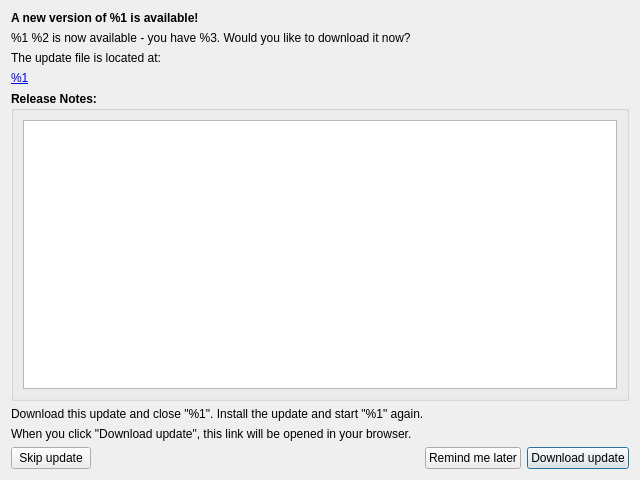
<?xml version="1.0" encoding="UTF-8"?>
<ui version="4.0">
 <class>FvUpdateWindow</class>
 <widget class="QWidget" name="FvUpdateWindow">
  <property name="windowModality">
   <enum>Qt::ApplicationModal</enum>
  </property>
  <property name="geometry">
   <rect>
    <x>0</x>
    <y>0</y>
    <width>640</width>
    <height>480</height>
   </rect>
  </property>
  <property name="windowTitle">
   <string>Software Update</string>
  </property>
  <property name="windowIcon">
   <iconset>
    <normaloff>:/images/autentapp2.iconset/icon_16x16.png</normaloff>:/images/autentapp2.iconset/icon_16x16.png</iconset>
  </property>
  <layout class="QHBoxLayout" name="horizontalLayout_6">
   <item>
    <layout class="QVBoxLayout" name="verticalLayout">
     <item>
      <widget class="QLabel" name="newVersionIsAvailableLabel">
       <property name="font">
        <font>
         <weight>75</weight>
         <bold>true</bold>
        </font>
       </property>
       <property name="focusPolicy">
        <enum>Qt::TabFocus</enum>
       </property>
       <property name="text">
        <string>A new version of %1 is available!</string>
       </property>
      </widget>
     </item>
     <item>
      <widget class="QLabel" name="wouldYouLikeToDownloadLabel">
       <property name="focusPolicy">
        <enum>Qt::TabFocus</enum>
       </property>
       <property name="text">
        <string>%1 %2 is now available - you have %3. Would you like to download it now?</string>
       </property>
      </widget>
     </item>
     <item>
      <widget class="QLabel" name="updateFileIsLocatedLabel">
       <property name="focusPolicy">
        <enum>Qt::TabFocus</enum>
       </property>
       <property name="text">
        <string>The update file is located at:</string>
       </property>
      </widget>
     </item>
     <item>
      <widget class="QLabel" name="updateFileLinkLabel">
       <property name="focusPolicy">
        <enum>Qt::TabFocus</enum>
       </property>
       <property name="text">
        <string>&lt;a href=&quot;%1&quot;&gt;%1&lt;/a&gt;</string>
       </property>
       <property name="openExternalLinks">
        <bool>true</bool>
       </property>
       <property name="textInteractionFlags">
        <set>Qt::TextBrowserInteraction</set>
       </property>
      </widget>
     </item>
     <item>
      <widget class="QGroupBox" name="groupBox">
       <property name="font">
        <font>
         <weight>75</weight>
         <bold>true</bold>
        </font>
       </property>
       <property name="focusPolicy">
        <enum>Qt::TabFocus</enum>
       </property>
       <property name="title">
        <string>Release Notes:</string>
       </property>
       <layout class="QHBoxLayout" name="horizontalLayout_7">
        <item>
         <widget class="QTextEdit" name="releaseNotesWebView">
          <property name="minimumSize">
           <size>
            <width>160</width>
            <height>80</height>
           </size>
          </property>
          <property name="focusPolicy">
           <enum>Qt::WheelFocus</enum>
          </property>
          <property name="textInteractionFlags">
           <set>Qt::LinksAccessibleByKeyboard|Qt::LinksAccessibleByMouse</set>
          </property>
         </widget>
        </item>
       </layout>
      </widget>
     </item>
     <item>
      <widget class="QLabel" name="downloadThisUpdateLabel">
       <property name="focusPolicy">
        <enum>Qt::TabFocus</enum>
       </property>
       <property name="text">
        <string>Download this update and close &quot;%1&quot;. Install the update and start &quot;%1&quot; again.</string>
       </property>
      </widget>
     </item>
     <item>
      <widget class="QLabel" name="whenYouClickOkLabel">
       <property name="focusPolicy">
        <enum>Qt::TabFocus</enum>
       </property>
       <property name="text">
        <string>When you click &quot;Download update&quot;, this link will be opened in your browser.</string>
       </property>
      </widget>
     </item>
     <item>
      <layout class="QHBoxLayout" name="horizontalLayout_3">
       <item>
        <widget class="QPushButton" name="skipThisVersionButton">
         <property name="accessibleName">
          <string>skip update of current version</string>
         </property>
         <property name="text">
          <string>Skip update</string>
         </property>
        </widget>
       </item>
       <item>
        <spacer name="horizontalSpacer">
         <property name="orientation">
          <enum>Qt::Horizontal</enum>
         </property>
         <property name="sizeHint" stdset="0">
          <size>
           <width>40</width>
           <height>20</height>
          </size>
         </property>
        </spacer>
       </item>
       <item>
        <widget class="QPushButton" name="remindMeLaterButton">
         <property name="accessibleName">
          <string>remind me later for this available version</string>
         </property>
         <property name="text">
          <string>Remind me later</string>
         </property>
        </widget>
       </item>
       <item>
        <widget class="QPushButton" name="installUpdateButton">
         <property name="accessibleName">
          <string>download available version</string>
         </property>
         <property name="text">
          <string>Download update</string>
         </property>
         <property name="autoDefault">
          <bool>true</bool>
         </property>
         <property name="default">
          <bool>true</bool>
         </property>
        </widget>
       </item>
      </layout>
     </item>
    </layout>
   </item>
  </layout>
 </widget>
 <resources/>
 <connections/>
</ui>
